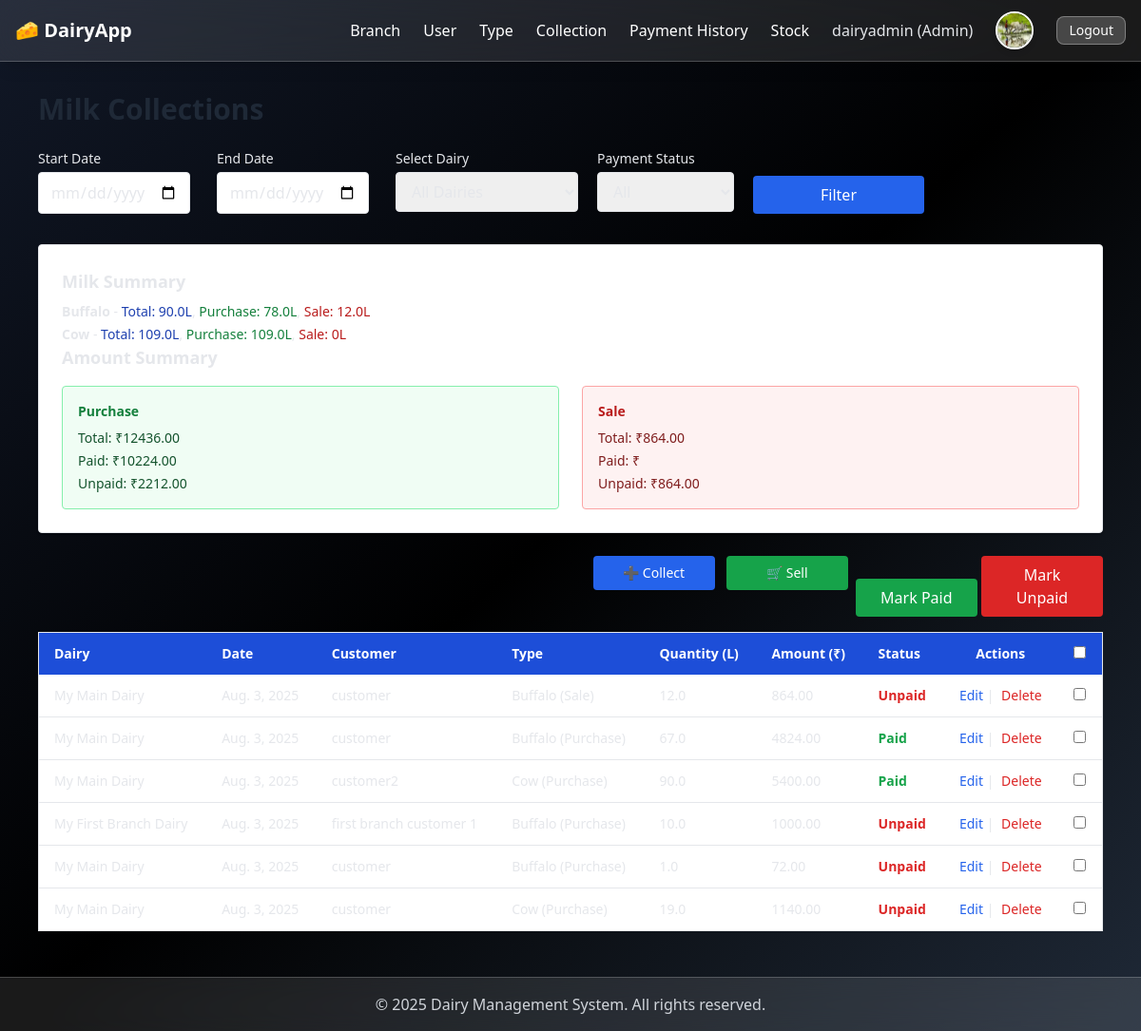
The app's page /milk-collections/ (signed in) with its own data.
### mainapp/models.py (models this page shows, shortened)
class User(AbstractUser):
    Role = (
        ('SuperAdmin','SuperAdmin'),
        ('Admin','Admin'),
        ('Customer','Customer'),
        ('Manager','Manager'),
    )
    mobile = models.CharField(max_length=12)
    address = models.CharField(max_length=1000,null =True,blank=True)
    role = models.CharField(max_length=12,choices=Role,default='Admin')
    is_active = models.BooleanField(default=True)
    profile_image = models.ImageField(upload_to='profile_images/', null=True, blank=True)
    created_at = models.DateTimeField(auto_now_add=True)

class MilkCollection(models.Model):
    TYPE = (
        ('Sale','Sale'),
        ('Purchase','Purchase'),
    )
    dairy = models.ForeignKey(Dairy, on_delete=models.CASCADE)
    milk_type = models.CharField(max_length=100)
    quantity = models.FloatField()
    type = models.CharField(max_length=12,choices=TYPE,default='Sale')
    collection_date = models.DateField(auto_now_add=True)
    userprofile = models.ForeignKey(DairyUserProfile, on_delete=models.CASCADE,null=True,blank=True)
    is_paid = models.BooleanField(default=False)
    amount = models.DecimalField(max_digits=8, decimal_places=2, null=True, blank=True)
    payment_date = models.DateTimeField(null=True, blank=True)

class Dairy(models.Model):
    TYPE = (
        ('Main','Main'),
        ('Branch','Branch'),
    )
    main_dairy = models.ForeignKey(MainDairy, on_delete=models.CASCADE,related_name='main_dairy',null=True,blank=True)
    user = models.OneToOneField(User, on_delete=models.CASCADE,related_name='dairy')  #Admin or Manager
    role = models.CharField(max_length=12,choices=TYPE,default='Main')
    name = models.CharField(max_length=255)
    is_main = models.BooleanField(default=False)
    created_at = models.DateTimeField(auto_now_add=True)

class DairyUserProfile(models.Model):
    user = models.OneToOneField(User, on_delete=models.CASCADE,related_name='dairy_profile')
    dairy = models.ForeignKey(Dairy, on_delete=models.CASCADE,related_name='dairy_profile')

### mainapp/views.py (the view, shortened to what this page needs)
# urls.py: path('milk-collections/', views.milk_collection_list, name='milk_collection_list'),
@login_required
def milk_collection_list(request):
    user = request.user
    customer = None
    selected_dairy_id = request.GET.get('dairy_id')
    customer_id = request.GET.get('customer_id')
    payment_status = request.GET.get('payment_status')
    start_date = request.GET.get('start_date')
    end_date = request.GET.get('end_date')
    dairy = getattr(user, 'dairy', getattr(user, 'dairy_profile', None).dairy)
    if user.role == 'Admin':
        main_dairy = dairy.main_dairy
        dairies = Dairy.objects.filter(main_dairy=main_dairy)
        if selected_dairy_id:
            collections = MilkCollection.objects.filter(dairy__id=selected_dairy_id)
        else:
            collections = MilkCollection.objects.filter(dairy__in=dairies)
    elif user.role == 'Manager':
        dairies = [dairy]
        collections = MilkCollection.objects.filter(dairy=dairy)
        customer = DairyUserProfile.objects.filter(dairy=request.user.dairy_profile.dairy,user__role = 'Customer')
        if customer_id:
            collections = MilkCollection.objects.filter(userprofile = customer_id)
    else:
        dairies = [dairy]
        collections = MilkCollection.objects.filter(userprofile=request.user.dairy_profile.id)
    if start_date and end_date:
        start = datetime.strptime(start_date, "%Y-%m-%d")
        end = datetime.strptime(end_date, "%Y-%m-%d")
        collections = collections.filter(collection_date__range=(start, end))
    if payment_status == 'Paid':
        collections = collections.filter(is_paid=True)
    elif payment_status == 'Unpaid':
        collections = collections.filter(is_paid=False)
    collections = collections.order_by('-id')
    totals = collections.values('milk_type').annotate(
        total=Sum('quantity'),
        total_sale=Sum(Case(When(type='Sale', then='quantity'), output_field=FloatField())),
        total_purchase=Sum(Case(When(type='Purchase', then='quantity'), output_field=FloatField()))).order_by('milk_type')
    amount_summary = collections.aggregate(
        purchase_total=Sum(Case(When(type='Purchase', then='amount'), output_field=FloatField())),
        purchase_paid=Sum(Case(When(Q(type='Purchase') & Q(is_paid=True), then='amount'), output_field=FloatField())),
        purchase_unpaid=Sum(Case(When(Q(type='Purchase') & Q(is_paid=False), then='amount'), output_field=FloatField())),
        sale_total=Sum(Case(When(type='Sale', then='amount'), output_field=FloatField())),
        sale_paid=Sum(Case(When(Q(type='Sale') & Q(is_paid=True), then='amount'), output_field=FloatField())),
        sale_unpaid=Sum(Case(When(Q(type='Sale') & Q(is_paid=False), then='amount'), output_field=FloatField())),
    )
    print(customer_id,'jdkfdkgjj')
    return render(request, 'mainapp/milk_collection_list.html', {
        'collections': collections,
        'totals': totals,
        'start_date': start_date,
        'end_date': end_date,
        'dairies': dairies,
        'customer': customer,
        'customer_id':customer_id,
        'selected_dairy_id': selected_dairy_id,
        'payment_status': payment_status,
        'amount_summary': amount_summary
    })

### dairy/mainapp/templates/mainapp/milk_collection_list.html (shortened to what this page needs)
{% extends 'base.html' %}
{% block content %}
<h2 class="text-3xl font-bold mb-6 text-gray-800">Milk Collections</h2>
<form method="get" class="grid grid-cols-1 md:grid-cols-6 gap-2 mb-8">
    <div>
        <label class="block text-sm font-medium mb-1">Start Date</label>
        <input type="date" name="start_date" value="{{ start_date }}" class="w-40 border rounded px-3 py-2 shadow-sm">
    </div>
    <div>
        <label class="block text-sm font-medium mb-1">End Date</label>
        <input type="date" name="end_date" value="{{ end_date }}" class="w-40 border rounded px-3 py-2 shadow-sm">
    </div>
    {% if user.role == "Admin" %}
    <div>
        <label class="block text-sm font-medium mb-1">Select Dairy</label>
        <select name="dairy_id" class="w-48 border rounded px-3 py-2 shadow-sm">
            <option value="">All Dairies</option>
        </select>
    </div>
    {% endif %}
    <div>
        <label class="block text-sm font-medium mb-1 ml-6">Payment Status</label>
        <select name="payment_status" class="w-36 ml-6 border rounded px-3 py-2 shadow-sm">
            <option value="">All</option>
        </select>
    </div>
    <div class="flex items-end">
        <button type="submit" class="w-full bg-blue-600 text-white px-4 py-2 rounded hover:bg-blue-700 transition">
            Filter
        </button>
    </div>
</form>
{% if amount_summary %}
<div class="bg-white border rounded p-6 shadow mb-6">
    {% if totals %}
            <h3 class="text-lg font-semibold mb-2">Milk Summary</h3>
            <ul class="text-sm space-y-1">
                {% for item in totals %}
                <li>
                    <strong>{{ item.milk_type }}</strong> -
                    <span class="text-blue-800">Total: {{ item.total|default:0 }}L</span>,
                    <span class="text-green-700">Purchase: {{ item.total_purchase|default:0 }}L</span>,
                    <span class="text-red-700">Sale: {{ item.total_sale|default:0 }}L</span>
                </li>
                {% endfor %}
            </ul>
    {% endif %}
    <h3 class="text-lg font-bold mb-4">Amount Summary</h3>
    <div class="flex flex-col md:flex-row justify-between gap-6 text-sm">
        <div class="flex-1 bg-green-50 border border-green-300 rounded p-4">
            <h4 class="text-green-700 font-semibold mb-2">Purchase</h4>
            <ul class="space-y-1 text-green-900">
                <li>Total: ₹{{ amount_summary.purchase_total|floatformat:2 }}</li>
                <li>Paid: ₹{{ amount_summary.purchase_paid|floatformat:2 }}</li>
                <li>Unpaid: ₹{{ amount_summary.purchase_unpaid|floatformat:2 }}</li>
            </ul>
        </div>
        <div class="flex-1 bg-red-50 border border-red-300 rounded p-4">
            <h4 class="text-red-700 font-semibold mb-2">Sale</h4>
            <ul class="space-y-1 text-red-900">
                <li>Total: ₹{{ amount_summary.sale_total|floatformat:2 }}</li>
                <li>Paid: ₹{{ amount_summary.sale_paid|floatformat:2 }}</li>
                <li>Unpaid: ₹{{ amount_summary.sale_unpaid|floatformat:2 }}</li>
            </ul>
        </div>
    </div>
</div>
{% endif %}
{% if request.user.role in 'AdminManager' %}
    <div class="flex justify-end mb-4 space-x-2">
        <div>
            <a href="{% url 'milk_collection' %}" class="w-32 text-center inline-block bg-blue-600 text-white px-4 py-2 rounded hover:bg-blue-700 text-sm">
                ➕ Collect
            </a>
            <a href="{% url 'milk_sale' %}" class="w-32 text-center inline-block bg-green-600 text-white px-4 py-2 rounded hover:bg-green-700 text-sm ml-2">
                🛒 Sell
            </a>
        </div>
{% endif %}
<form method="post" action="{% url 'update_payment_status' %}">
    {% if request.user.role in 'AdminManager' %}
        <button type="submit" name="action" value="mark_paid"
            class="w-32 bg-green-600 text-white px-4 py-2 rounded hover:bg-green-700">
            Mark Paid
        </button>
        <button type="submit" name="action" value="mark_unpaid"
            class="w-32 bg-red-600 text-white px-4 py-2 rounded hover:bg-red-700">
            Mark Unpaid
        </button>
    {% endif %}
    </div>
    <div class="overflow-x-auto">
        <table class="min-w-full border rounded-lg text-sm shadow-sm">
            <thead class="bg-blue-700 text-white">
                <tr>
                    <th class="py-3 px-4 text-left">Dairy</th>
                    <th class="py-3 px-4 text-left">Date</th>
                    <th class="py-3 px-4 text-left">Customer</th>
                    <th class="py-3 px-4 text-left">Type</th>
                    <th class="py-3 px-4 text-left">Quantity (L)</th>
                    <th class="py-3 px-4 text-left">Amount (₹)</th>
                    <th class="py-3 px-4 text-left">Status</th>
                    {% if request.user.role in 'AdminManager' %}
                    <th class="py-3 px-4 text-center">Actions</th>
                    <th class="py-3 px-4 text-center">
                        <input type="checkbox" id="select_all" class="form-checkbox">
                    </th>
                    {% endif %}
                </tr>
            </thead>
            <tbody class="bg-white">
                {% for collection in collections %}
                <tr class="border-b hover:bg-gray-50">
                    <td class="py-3 px-4">{{ collection.dairy.name }}</td>
                    <td class="py-3 px-4">{{ collection.collection_date }}</td>
                    <td class="py-3 px-4">{{ collection.userprofile.user.username }}</td>
                    <td class="py-3 px-4">{{ collection.milk_type }} ({{ collection.type }})</td>
                    <td class="py-3 px-4">{{ collection.quantity }}</td>
                    <td class="py-3 px-4">{{ collection.amount }}</td>
                    <td class="py-3 px-4">
                            {% if collection.is_paid %}
                                <span class="text-green-600 font-semibold">Paid</span>
                            {% else %}
                                <span class="text-red-600 font-semibold">Unpaid</span>
                            {% endif %}
                    </td>
                    {% if request.user.role in 'AdminManager' %}
                        <td class="py-3 px-4 text-center space-x-1">
                            <a href="{% url 'edit_milk_collection' collection.id %}" class="text-blue-600 hover:underline">Edit</a> |
                            <a href="{% url 'delete_milk_collection' collection.id %}" class="text-red-600 hover:underline" onclick="return confirm('Are you sure?')">Delete</a>
                        </td>
                        <td class="py-3 px-4 text-center">
                            <input type="checkbox" name="collection_ids" value="{{ collection.id }}" class="form-checkbox">
                        </td>
                {% endif %}
                </tr>
                {% empty %}
                <tr>
                    <td colspan="9" class="text-center py-4 text-gray-500">No collections found.</td>
                </tr>
                {% endfor %}
            </tbody>
        </table>
    </div>
{% endblock %}

### templates/base.html (shortened to what this page needs)
<!DOCTYPE html>
<html lang="en">
<head>
    <script src="https://cdn.tailwindcss.com"></script>
</head>
<body class="bg-gradient-to-br from-gray-900 via-black to-gray-800 text-gray-200 flex flex-col min-h-screen">
<nav class="bg-white/10 backdrop-blur-xl border-b border-white/20 shadow-lg">
    <div class="max-w-7xl mx-auto px-4">
        <div class="flex justify-between items-center h-16">
            <a href="{% url 'home' %}" class="text-white text-xl font-semibold flex items-center gap-2">
                🧀 DairyApp
            </a>
            <div class="hidden md:flex items-center gap-6">
                {% if request.user.is_authenticated %}
                    {% if request.user.role in 'AdminManager' %}
                        <a href="{% url 'branch_dairy_list' %}" class="nav-link">Branch</a>
                        <a href="{% url 'user_list' %}" class="nav-link">User</a>
                        <a href="{% url 'milk_type_list' %}" class="nav-link">Type</a>
                        <a href="{% url 'milk_collection_list' %}" class="nav-link">Collection</a>
                        <a href="{% url 'payment_history' %}" class="nav-link">Payment History</a>
                        <a href="{% url 'milk_stock' %}" class="nav-link">Stock</a>
                    {% elif request.user.role in 'Customer' %}
                        <a href="{% url 'milk_collection_list' %}" class="nav-link">Collection</a>
                        <a href="{% url 'payment_history' %}" class="nav-link">Payment History</a>
                    {% elif request.user.role in 'SuperAdmin' %}
                        <a href="{% url 'branch_dairy_list' %}" class="nav-link">Branch</a>
                        <a href="{% url 'subscription_plan_list' %}" class="nav-link">Plan</a>
                    {% endif %}
                    <span class="text-gray-200">{{ request.user.first_name }} ({{ request.user.role }})</span>
                    <a href="{% url 'update_profile' %}" class="inline-block">
                        {% if request.user.profile_image %}
                            <img src="{{ request.user.profile_image.url }}" alt="Profile"
                                class="w-10 h-10 rounded-full border-2 border-white shadow-md hover:opacity-80">
                        {% else %}
                            <div class="w-10 h-10 rounded-full bg-white text-blue-700 flex items-center justify-center font-bold">
                                {{ request.user.username|first|upper }}
                            </div>
                        {% endif %}
                    </a>
                    <a href="{% url 'logout' %}" class="bg-white/20 border border-white/30 text-white px-3 py-1 rounded-lg hover:bg-white/30 text-sm">Logout</a>
                {% else %}
                    <a href="{% url 'subscription_plan_list' %}" class="btn-outline">Plan</a>
                    <a href="{% url 'login' %}" class="btn-outline">Login</a>
                    <a href="{% url 'signup' %}" class="btn-outline">Signup</a>
                {% endif %}
            </div>
        </div>
    </div>
</nav>
<main class="max-w-6xl mx-auto mt-8 px-4 flex-grow">
    {% block content %}{% endblock %}
</main>
<footer class="bg-white/10 backdrop-blur-md border-t border-white/20 text-gray-300 text-center p-4 mt-12">
    &copy; 2025 Dairy Management System. All rights reserved.
</footer>
</body>
</html>

### templates/base.html (style rules this page uses)
.nav-link { color: white; text-decoration: none; }

### records on screen
User: user.first_name "dairyadmin", user.role "Admin", user.profile_image (picture)
MilkCollection: dairy.name "My Main Dairy", collection_date "Aug. 3, 2025", userprofile.user.username "customer", milk_type "Buffalo", type "Sale", quantity "12.0", amount "864.00", is_paid "Unpaid"
MilkCollection: dairy.name "My Main Dairy", collection_date "Aug. 3, 2025", userprofile.user.username "customer", milk_type "Buffalo", type "Purchase", quantity "67.0", amount "4824.00", is_paid "Paid"
MilkCollection: dairy.name "My Main Dairy", collection_date "Aug. 3, 2025", userprofile.user.username "customer2", milk_type "Cow", type "Purchase", quantity "90.0", amount "5400.00", is_paid "Paid"
MilkCollection: dairy.name "My First Branch Dairy", collection_date "Aug. 3, 2025", userprofile.user.username "first branch customer 1", milk_type "Buffalo", type "Purchase", quantity "10.0", amount "1000.00", is_paid "Unpaid"
MilkCollection: dairy.name "My Main Dairy", collection_date "Aug. 3, 2025", userprofile.user.username "customer", milk_type "Buffalo", type "Purchase", quantity "1.0", amount "72.00", is_paid "Unpaid"
MilkCollection: dairy.name "My Main Dairy", collection_date "Aug. 3, 2025", userprofile.user.username "customer", milk_type "Cow", type "Purchase", quantity "19.0", amount "1140.00", is_paid "Unpaid"

### other values on screen
{{ item.milk_type }} "Buffalo" "Cow"
{{ item.total|default:0 }} "90.0" "109.0"
{{ item.total_purchase|default:0 }} "78.0" "109.0"
{{ item.total_sale|default:0 }} "12.0" "0"
{{ amount_summary.purchase_total|floatformat:2 }} "12436.00"
{{ amount_summary.purchase_paid|floatformat:2 }} "10224.00"
{{ amount_summary.purchase_unpaid|floatformat:2 }} "2212.00"
{{ amount_summary.sale_total|floatformat:2 }} "864.00"
{{ amount_summary.sale_unpaid|floatformat:2 }} "864.00"
